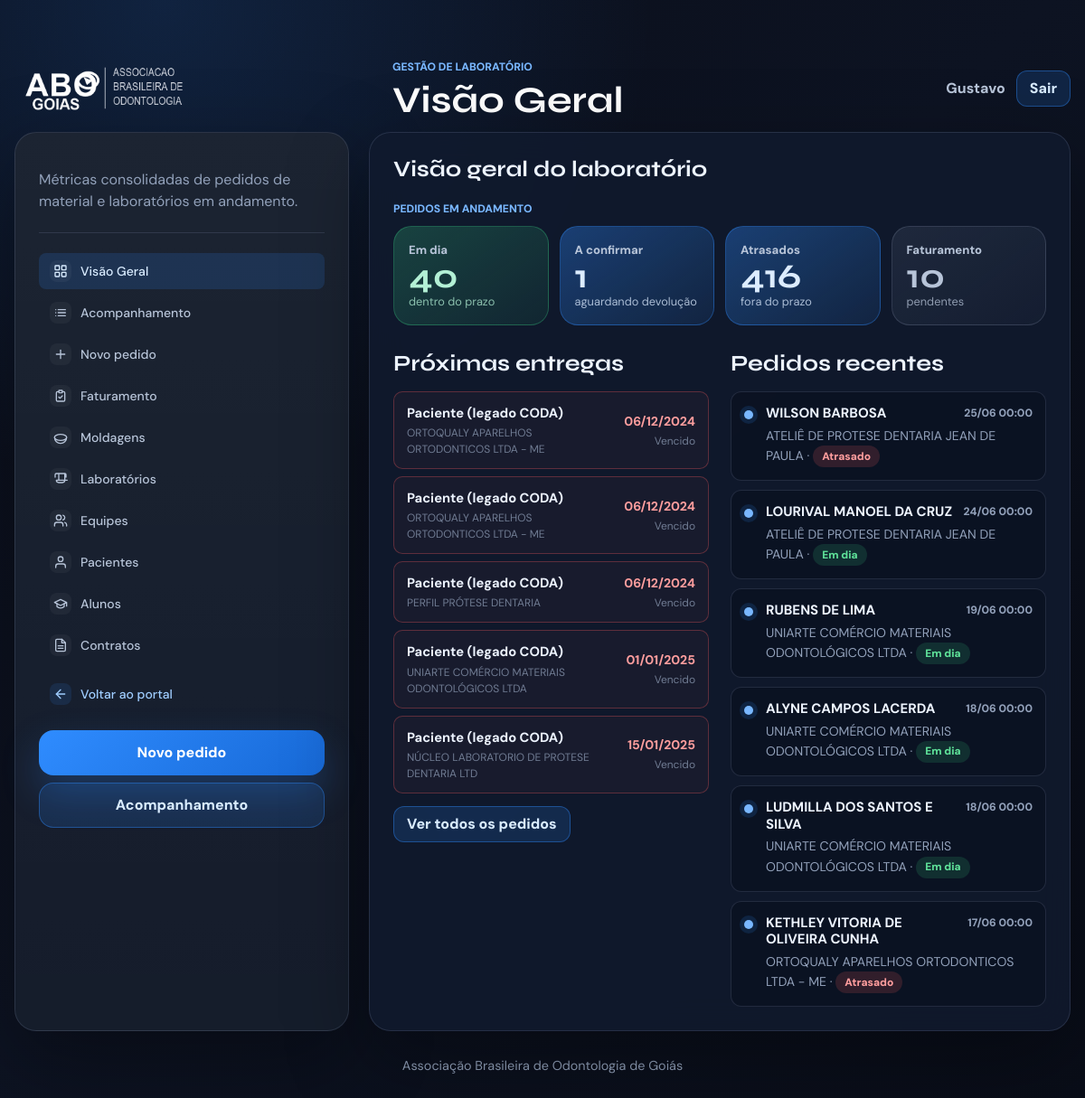
/laboratorio/ (signed in), run on the app's committed database.
### gestao_lab/models.py (models this page shows, shortened)
class PedidoMaterial(ModeloBase):
    class Status(models.TextChoices):
        EM_DIA = "EM_DIA", "Em dia"
        A_CONFIRMAR = "A_CONFIRMAR", "A confirmar"
        ATRASADO = "ATRASADO", "Atrasado"
        CONCLUIDO = "CONCLUIDO", "Concluido"
    paciente = models.ForeignKey(
        Paciente,
        on_delete=models.PROTECT,
        related_name="pedidos",
    )
    aluno = models.ForeignKey(
        AlunoLab,
        on_delete=models.PROTECT,
        related_name="pedidos",
    )
    laboratorio = models.ForeignKey(
        Laboratorio,
        on_delete=models.PROTECT,
        related_name="pedidos",
    )
    equipe = models.ForeignKey(
        Equipe,
        on_delete=models.PROTECT,
        related_name="pedidos",
    )
    previsao_entrega = models.DateField()
    descricao_servico = models.TextField()
    data_envio = models.DateField(
        null=True,
        blank=True,
        help_text="Data em que o material foi enviado ao laboratorio.",
    )
    entregue = models.BooleanField(default=False)
    data_entrega = models.DateField(null=True, blank=True)
    faturado_paciente = models.BooleanField(default=False)
    faturado_lab = models.BooleanField(default=False)
    numero_nota_fiscal = models.CharField(max_length=30, blank=True)
    data_vencimento = models.DateField(null=True, blank=True)
    status = models.CharField(
        max_length=20,
        choices=Status.choices,
        default=Status.EM_DIA,
        editable=False,
    )
    class Meta:
        ordering = ["-criado_em"]
        verbose_name = "pedido de material"
        verbose_name_plural = "pedidos de material"

class Paciente(ModeloBase):
    nome = models.CharField(max_length=200)
    celular = models.CharField(max_length=20, blank=True)
    id_dental = models.CharField(max_length=50, unique=True)
    processo_aberto = models.BooleanField(default=False)
    data_previsao_retorno = models.DateField(null=True, blank=True)
    origem = models.CharField(
        max_length=20,
        choices=OrigemDados.choices,
        default=OrigemDados.DENTAL,
    )
    ultima_sincronizacao = models.DateTimeField(null=True, blank=True)
    cpf = models.CharField(max_length=20, blank=True)
    rg = models.CharField(max_length=30, blank=True)
    data_nascimento = models.DateField(null=True, blank=True)
    endereco_logradouro = models.CharField(max_length=200, blank=True)
    endereco_numero = models.CharField(max_length=20, blank=True)
    endereco_complemento = models.CharField(max_length=100, blank=True)
    endereco_bairro = models.CharField(max_length=100, blank=True)
    endereco_cidade = models.CharField(max_length=100, blank=True)
    endereco_estado = models.CharField(max_length=2, blank=True)
    endereco_cep = models.CharField(max_length=10, blank=True)
    nome_responsavel = models.CharField(max_length=200, blank=True)
    cpf_responsavel = models.CharField(max_length=20, blank=True)
    class Meta:
        ordering = ["nome"]
        verbose_name = "paciente"
        verbose_name_plural = "pacientes"

class Laboratorio(ModeloBase):
    nome = models.CharField(max_length=150)
    telefone = models.CharField(max_length=20, blank=True)
    whatsapp = models.CharField(max_length=20, blank=True)
    email = models.EmailField(blank=True)
    cnpj = models.CharField(max_length=18, blank=True)
    equipes = models.ManyToManyField(
        Equipe,
        related_name="laboratorios",
        blank=True,
    )
    class Meta:
        ordering = ["nome"]
        verbose_name = "laboratorio"
        verbose_name_plural = "laboratorios"

### gestao_lab/views.py (the view)
# urls.py: path("", views.dashboard, name="lab_dashboard"),
@login_required
def dashboard(request: HttpRequest) -> HttpResponse:
    hoje = date_type.today()
    qs = PedidoMaterial.objects.all()
    metricas = {
        "em_dia": qs.filter(status=PedidoMaterial.Status.EM_DIA).count(),
        "a_confirmar": qs.filter(status=PedidoMaterial.Status.A_CONFIRMAR).count(),
        "atrasado": qs.filter(status=PedidoMaterial.Status.ATRASADO).count(),
        "pendentes_faturamento": qs.filter(entregue=True)
        .exclude(faturado_paciente=True, faturado_lab=True)
        .count(),
        "concluidos": qs.filter(status=PedidoMaterial.Status.CONCLUIDO).count(),
    }
    proximas_entregas = (
        qs.filter(entregue=False)
        .select_related("paciente", "laboratorio")
        .order_by("previsao_entrega")[:5]
    )
    recentes = qs.select_related("paciente", "aluno", "laboratorio").order_by(
        "-criado_em"
    )[:6]
    return render(
        request,
        "gestao_lab/dashboard.html",
        {
            "metricas": metricas,
            "proximas_entregas": proximas_entregas,
            "recentes": recentes,
            "hoje": hoje,
        },
    )

### gestao_cme/context_processors.py (called while the page is built)
def usuario_logado(request: HttpRequest) -> dict:
    return {"usuario_logado": request.user if request.user.is_authenticated else None}

### gestao_lab/templatetags/lab_tags.py (called while the page is built)
@register.simple_tag
def status_badge_class(status: str) -> str:
    mapa = {
        "EM_DIA": "badge-devolvido",
        "A_CONFIRMAR": "badge-emprestado",
        "ATRASADO": "badge-atrasado",
        "CONCLUIDO": "badge-concluido",
    }
    return mapa.get(status, "")

### gestao_lab/templates/gestao_lab/dashboard.html (shortened to what this page needs)
{% extends "gestao_lab/base.html" %}
{% load lab_tags %}
{% block header_eyebrow %}Gestão de laboratório{% endblock %}
{% block header_title %}Visão Geral{% endblock %}
{% block content %}
<main class="page-shell">
    <div class="layout-grid">
        <aside class="panel config-panel">
            <p class="panel-copy">Métricas consolidadas de pedidos de material e laboratórios em andamento.</p>
            {% include "gestao_lab/partials/menu_lab.html" with active_page="dashboard" %}
            <div class="panel-quick-actions">
                <a class="button primary" href="{% url 'lab_criar_pedido' %}">Novo pedido</a>
                <a class="button secondary" href="{% url 'lab_pedidos' %}">Acompanhamento</a>
            </div>
        </aside>
        <section class="panel results-panel">
            <div class="results-topbar">
                <div>
                    <h2>Visão geral do laboratório</h2>
                </div>
            </div>
            <div class="kpi-section">
                <p class="section-label">Pedidos em andamento</p>
                <div class="kpi-grid">
                    <div class="metric-card metric-success">
                        <span class="metric-label">Em dia</span>
                        <strong>{{ metricas.em_dia }}</strong>
                        <span class="metric-secondary">dentro do prazo</span>
                    </div>
                    <div class="metric-card metric-blue">
                        <span class="metric-label">A confirmar</span>
                        <strong>{{ metricas.a_confirmar }}</strong>
                        <span class="metric-secondary">aguardando devolução</span>
                    </div>
                    <div class="metric-card danger-metric">
                        <span class="metric-label">Atrasados</span>
                        <strong>{{ metricas.atrasado }}</strong>
                        <span class="metric-secondary">fora do prazo</span>
                    </div>
                    <div class="metric-card metric-neutral">
                        <span class="metric-label">Faturamento</span>
                        <strong>{{ metricas.pendentes_faturamento }}</strong>
                        <span class="metric-secondary">pendentes</span>
                    </div>
                </div>
            </div>
            <div class="dashboard-split">
                <div>
                    <div class="activity-heading">
                        <h2>Próximas entregas</h2>
                    </div>
                    <div class="proximas-list">
                        {% for pedido in proximas_entregas %}
                            <div class="proxima-item {% if pedido.previsao_entrega < hoje %}vencido{% endif %}">
                                <div>
                                    <strong>{{ pedido.paciente.nome }}</strong>
                                    <span class="cell-muted">{{ pedido.laboratorio.nome }}</span>
                                </div>
                                <div class="proxima-date">
                                    <strong>{{ pedido.previsao_entrega|date:"d/m/Y" }}</strong>
                                    <span class="cell-muted">
                                        {% if pedido.previsao_entrega < hoje %}Vencido{% else %}Previsto{% endif %}
                                    </span>
                                </div>
                            </div>
                        {% empty %}
                            <article class="activity-empty">
                                <strong>Nenhum pedido em aberto</strong>
                                <p>Todos os pedidos foram entregues ou não há pedidos registrados.</p>
                            </article>
                        {% endfor %}
                    </div>
                    {% if proximas_entregas %}
                        <div style="margin-top: 14px;">
                            <a class="button secondary compact-button" href="{% url 'lab_pedidos' %}">Ver todos os pedidos</a>
                        </div>
                    {% endif %}
                </div>
                <div class="activity-feed">
                    <div class="activity-heading">
                        <h2>Pedidos recentes</h2>
                    </div>
                    <div class="activity-list">
                        {% for pedido in recentes %}
                            <article class="activity-item activity-entrada">
                                <span class="activity-dot" aria-hidden="true"></span>
                                <div>
                                    <div class="activity-top">
                                        <strong>{{ pedido.paciente.nome }}</strong>
                                        <time datetime="{{ pedido.criado_em|date:'c' }}">{{ pedido.criado_em|date:"d/m H:i" }}</time>
                                    </div>
                                    <p>{{ pedido.laboratorio.nome }} &middot;
                                        <span class="badge {% status_badge_class pedido.status %}">{{ pedido.get_status_display }}</span>
                                    </p>
                                </div>
                            </article>
                        {% empty %}
                            <article class="activity-empty">
                                <strong>Nenhum pedido registrado</strong>
                                <p>Os pedidos aparecerão aqui após o primeiro cadastro.</p>
                            </article>
                        {% endfor %}
                    </div>
                </div>
            </div>
        </section>
    </div>
</main>
{% endblock %}

### gestao_cme/templates/gestao_cme/base.html (shortened to what this page needs)
﻿{% load static %}
<!doctype html>
<html lang="pt-BR">
<head>
    <link rel="stylesheet" href="{% static 'gestao_cme/css/home.css' %}">
</head>
<body class="{% block body_class %}{% endblock %}">
    <header class="app-header {% block header_class %}{% endblock %}">
        <div class="header-inner">
            <div class="brand">
                <img class="brand-logo" src="{% static 'gestao_cme/img/logo.png' %}" alt="ABO Goiás">
                {% block header_brand_text %}
                    <div>
                        <p class="eyebrow">{% block header_eyebrow %}ABO Goiás{% endblock %}</p>
                        <h1>{% block header_title %}Sistemas internos{% endblock %}</h1>
                    </div>
                {% endblock %}
            </div>
            {% if usuario_logado %}
                <div class="user-menu">
                    <span>{{ usuario_logado.get_full_name|default:usuario_logado.username }}</span>
                    <form method="post" action="{% url 'logout' %}">
                        <button class="button secondary compact-button" type="submit">Sair</button>
                    </form>
                </div>
            {% endif %}
        </div>
    </header>
    {% block content %}{% endblock %}
    {% block footer %}
        <footer class="footer">
            Associação Brasileira de Odontologia de Goiás
        </footer>
    {% endblock %}
</body>
</html>

### data on the page
PedidoMaterial: paciente.nome "Paciente (legado CODA)", laboratorio.nome "ORTOQUALY APARELHOS ORTODONTICOS LTDA - ME", previsao_entrega "06/12/2024", shows "Vencido"
PedidoMaterial: paciente.nome "Paciente (legado CODA)", laboratorio.nome "ORTOQUALY APARELHOS ORTODONTICOS LTDA - ME", previsao_entrega "06/12/2024", shows "Vencido"
PedidoMaterial: paciente.nome "Paciente (legado CODA)", laboratorio.nome "PERFIL PRÓTESE DENTARIA", previsao_entrega "06/12/2024", shows "Vencido"
PedidoMaterial: paciente.nome "Paciente (legado CODA)", laboratorio.nome "UNIARTE COMÉRCIO MATERIAIS ODONTOLÓGICOS LTDA", previsao_entrega "01/01/2025", shows "Vencido"
PedidoMaterial: paciente.nome "Paciente (legado CODA)", laboratorio.nome "NÚCLEO LABORATORIO DE PROTESE DENTARIA LTD", previsao_entrega "15/01/2025", shows "Vencido"
PedidoMaterial: paciente.nome "WILSON BARBOSA", criado_em "25/06 00:00", laboratorio.nome "ATELIÊ DE PROTESE DENTARIA JEAN DE PAULA", status "Atrasado"
PedidoMaterial: paciente.nome "LOURIVAL MANOEL DA CRUZ", criado_em "24/06 00:00", laboratorio.nome "ATELIÊ DE PROTESE DENTARIA JEAN DE PAULA", status "Em dia"
PedidoMaterial: paciente.nome "RUBENS DE LIMA", criado_em "19/06 00:00", laboratorio.nome "UNIARTE COMÉRCIO MATERIAIS ODONTOLÓGICOS LTDA", status "Em dia"
PedidoMaterial: paciente.nome "ALYNE CAMPOS LACERDA", criado_em "18/06 00:00", laboratorio.nome "UNIARTE COMÉRCIO MATERIAIS ODONTOLÓGICOS LTDA", status "Em dia"
PedidoMaterial: paciente.nome "LUDMILLA DOS SANTOS E SILVA", criado_em "18/06 00:00", laboratorio.nome "UNIARTE COMÉRCIO MATERIAIS ODONTOLÓGICOS LTDA", status "Em dia"
PedidoMaterial: paciente.nome "KETHLEY VITORIA DE OLIVEIRA CUNHA", criado_em "17/06 00:00", laboratorio.nome "ORTOQUALY APARELHOS ORTODONTICOS LTDA - ME", status "Atrasado"

### other printed values
{{ usuario_logado.get_full_name|default:usuario_logado.username }} "Gustavo"
{{ metricas.em_dia }} "40"
{{ metricas.a_confirmar }} "1"
{{ metricas.atrasado }} "416"
{{ metricas.pendentes_faturamento }} "10"
